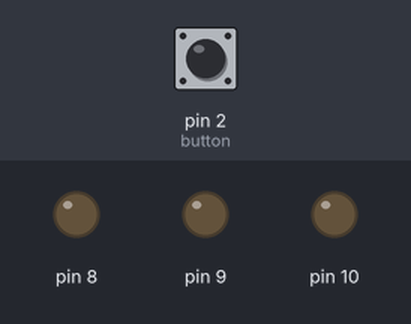
Recording of a sketch running on a simulated Arduino Uno, built with avr-gcc and run on an emulated ATmega328P. Parts: output pins drawn as LEDs (lit = HIGH). Dashed ring = blinking. The inputs (shaded band) are chosen by the test bench; at power-on: pin 2 (button) HIGH.

Above: at 5.0 s.
5.1 s: pin 2 (button) pulled LOW for 0.15 s
At 6.0 s:
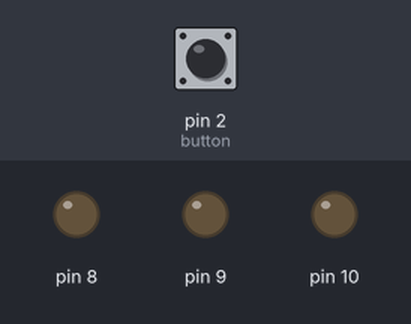
8.1 s: pin 2 (button) pulled LOW for 1 s
At 9.4 s:
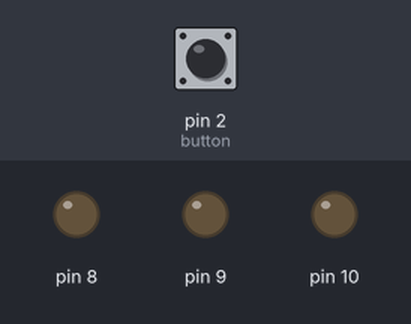
11.1 s: pin 2 (button) pulsed LOW 2 times (0.12 s each, 0.3 s apart)
At 11.37 s:
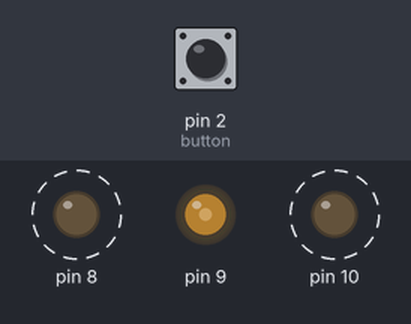
14.1 s: pin 2 (button) pulsed LOW 5 times (0.12 s each, 0.3 s apart)
At 14.96 s:
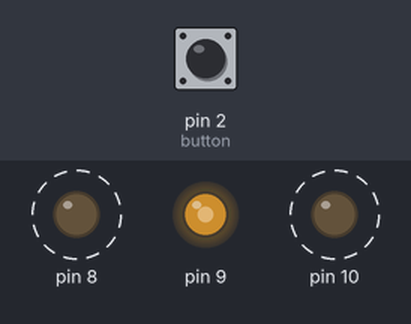
Timing chart, 0 to 17.1 s (numbered marks = the images above; inputs shaded):
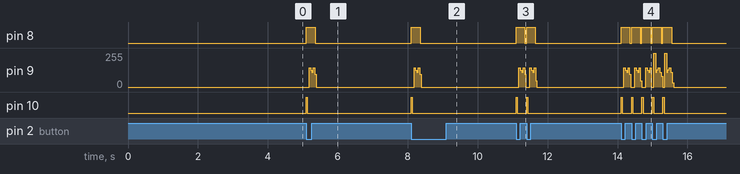

The sketch:

Ass3_Q4.ino
```cpp
#include <avr/io.h>
#include <avr/interrupt.h>
#define ADDRESS_COMMAND 0b10000011

volatile int cycle_count = 0;

volatile int bit = 0;

volatile bool timer1_flag = false;

volatile bool button_press_flag = false;
volatile bool button_pressed = false;

volatile bool send = false;

volatile bool low = false;
volatile bool high = false;
volatile bool rising_edge = false;
volatile bool falling_edge = false;


int main(void) {
  DDRB |= ((1 << DDB0) | (1 << DDB1) | (1 << DDB2));  // RST = PORTB0, CLK = PORTB1, DAT = PORTB2
  PORTB = 0x00;                                       //set low to all PORTB
  DDRD &= ~(1 << DDD2);                               //For button

  TCCR1B |= (1 << WGM12);   // Turn on the CTC mode
  TCCR1B |= (1 << CS12);    // Set up prescaler of 256
  TIFR1 &= ~(1 << OCF1A);   // set flag=0
  TIMSK1 |= (1 << OCIE1A);  // Enable Output Compare A Match Interrupt

  EIFR &= ~(1 << INTF0);  // set flag=0
  EIMSK |= (1 << INT0);   // set e_interrupt0
  EICRA |= (1 << ISC01);  // set falling edge

  sei();  //Enable the Global Interrupt Bit

  while (1) {
    if (cycle_count == 0 | cycle_count == 30){
      OCR1A = 624; //10ms delay
    } else{
      OCR1A = 468; //7.5ms delay
    }

    //When it ends
    if (cycle_count > 32) {
      PORTB = 0x00;  //set low to all PORTB
      cycle_count = 0;
      button_pressed = false;
      DDRB &= ~(1 << DDB2); // set to PORTB3 as input
    }

    // Generate SCLK waveforms
    if (button_pressed) {
      if (timer1_flag) {
        timer1_flag = false;
        if (cycle_count < 32) {
          if(low){
            PORTB |= (1<<PORTB1); //rising edge
            low = false;
            high = true;
            rising_edge = true;
            falling_edge = false;
            if(cycle_count >= 30){
              PORTB &= ~(1<<PORTB1);
            }

          } else if (high){
            PORTB &= ~(1<<PORTB1); //falling edge
            low = true;
            high = false;
            rising_edge = false;
            falling_edge = true;
          }
        }
        cycle_count++;
      }
    }

    //Send data to I/O
    if (send) {
      //last 8 bits falling edges reading data
      if (bit >= 8 && high) {
        PORTB &= ~(1 << PORTB2); //clear PB2
        bit = 0;
        send = false;
        DDRB &= ~(1 << DDB2);  // Set port DAT as input
      }
      //Send data to rising edge of first 8 bits
      if (falling_edge){
        if((ADDRESS_COMMAND >> bit) & 1){
          PORTB |= (1<<PORTB2); //turn on bit 0,2,7
        }else{
          PORTB &= ~(1<<PORTB2); //turn off the rest
        }
        falling_edge = false;
        bit++;
      }
    }

    //Generate CE waveforms
    if (button_press_flag) {
      button_press_flag = false;  // reset flag
      if (!button_pressed) {

        PORTB |= (1 << PORTB0);  // set RST high immediately
        DDRB |= (1 << DDB2);     // Set port DAT as ouput
        TIFR1 |= (1 << OCF1A);   // clear flag
        TCNT1 = 0;               //reset counter1

        low = true; button_pressed = true; //start to generate SLCK waveforms
        falling_edge = true;  // to set DAT at bit 0
        send = true;          // start sending data
        timer1_flag = false;  //clear timer flag

      }
    }
  }
}

ISR(TIMER1_COMPA_vect) {
  timer1_flag = !timer1_flag;
}

ISR(INT0_vect) {
  button_press_flag = true;
}
```

Measured:
- after the input at 5.1 s, pin 8: LOW → HIGH at once, → LOW 0.25 s later; pin 10: LOW → HIGH at once, → LOW 0.03 s later
- after the input at 8.1 s, pin 8: LOW → HIGH at once, → LOW 0.25 s later; pin 10: LOW → HIGH at once, → LOW 0.03 s later
- after the input at 11.1 s, pin 8: alternates HIGH for 0.25 s and LOW for 0.05 s, 4 changes in all, then stays LOW, starting at once; pin 10: alternates HIGH for 0.03 s and LOW for 0.27 s, 4 changes in all, then stays LOW, starting at once
